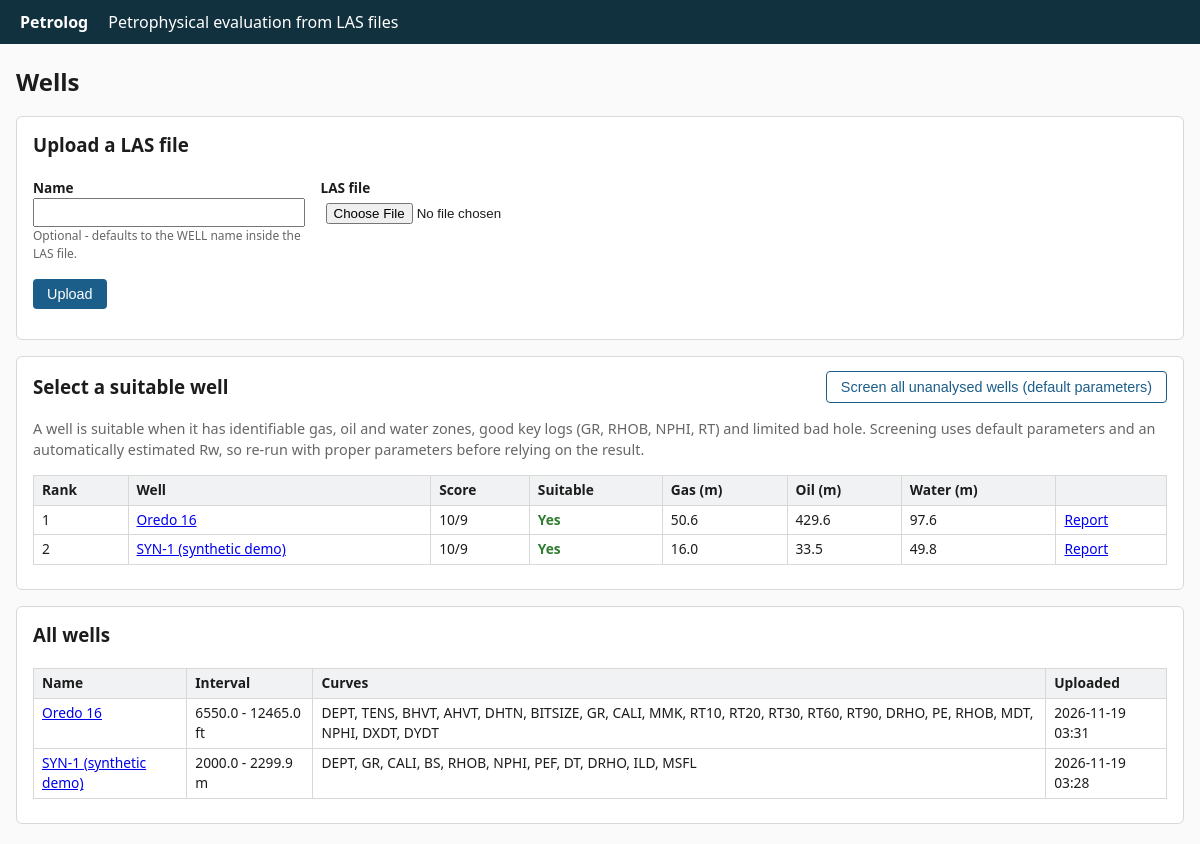
The page / on the database its author committed.
### wells/models.py (models this page shows, shortened)
class Well(models.Model):
    name = models.CharField(max_length=200)
    las_file = models.FileField(upload_to="las/")
    uploaded_at = models.DateTimeField(auto_now_add=True)
    curve_names = models.JSONField(default=list, blank=True)
    top = models.FloatField(null=True, blank=True)
    base = models.FloatField(null=True, blank=True)
    depth_unit = models.CharField(max_length=4, default="m")
    class Meta:
        ordering = ["-uploaded_at"]
    def get_absolute_url(self):
        return reverse("well_detail", args=[self.pk])
    @property
    def latest_analysis(self):
        return self.analyses.first()

class Analysis(models.Model):
    well = models.ForeignKey(Well, related_name="analyses", on_delete=models.CASCADE)
    created_at = models.DateTimeField(auto_now_add=True)
    params = models.JSONField(default=dict, blank=True)     # parameters as submitted by the user
    summary = models.JSONField(default=dict)                # full evaluation summary (see petrophysics.pipeline)
    images = models.JSONField(default=dict, blank=True)     # {"log_plot": base64 png, "crossplots": base64 png}
    suitable = models.BooleanField(default=False)
    score = models.IntegerField(default=0)
    class Meta:
        ordering = ["-created_at"]
        verbose_name_plural = "analyses"
    def get_absolute_url(self):
        return reverse("analysis_detail", args=[self.pk])

### wells/views.py (the view)
# urls.py: path("", views.well_list, name="well_list"),
def well_list(request):
    if request.method == "POST":
        form = WellUploadForm(request.POST, request.FILES)
        if form.is_valid():
            well = form.save()
            messages.success(request, f"Uploaded {well.name} ({len(well.curve_names)} curves).")
            return redirect(well)
    else:
        form = WellUploadForm()
    wells = list(Well.objects.prefetch_related("analyses"))
    ranked = sorted((w for w in wells if w.latest_analysis), key=lambda w: (-w.latest_analysis.score, w.name))
    return render(request, "wells/well_list.html", {"form": form, "wells": wells, "ranked": ranked})

### wells/forms.py (shortened to what this page needs)
class WellUploadForm(forms.ModelForm):
    name = forms.CharField(max_length=200, required=False, help_text="Optional - defaults to the WELL name inside the LAS file.")
    class Meta:
        model = Well
        fields = ["name", "las_file"]

### wells/templates/wells/well_list.html (shortened to what this page needs)
{% extends "wells/base.html" %}
{% block content %}
<h1>Wells</h1>
<div class="card">
  <h3 style="margin-top:0">Upload a LAS file</h3>
  <form method="post" enctype="multipart/form-data">{% csrf_token %}
    <div class="grid">
      <div><label>{{ form.name.label }}{{ form.name }}<span class="help">{{ form.name.help_text }}</span>{{ form.name.errors }}</label></div>
      <div><label>LAS file{{ form.las_file }}{{ form.las_file.errors }}</label></div>
    </div>
    <p><button class="btn" type="submit">Upload</button></p>
  </form>
</div>
{% if wells %}
<div class="card">
  <div style="display:flex;justify-content:space-between;align-items:center;flex-wrap:wrap;gap:8px">
    <h3 style="margin:0">Select a suitable well</h3>
    <form method="post" action="{% url 'screen_all' %}">{% csrf_token %}
      <button class="btn secondary" type="submit">Screen all unanalysed wells (default parameters)</button>
    </form>
  </div>
  <p style="color:var(--muted);font-size:.9rem">A well is suitable when it has identifiable gas, oil and water zones, good key logs (GR, RHOB, NPHI, RT) and limited bad hole.
  Screening uses default parameters and an automatically estimated Rw, so re-run with proper parameters before relying on the result.</p>
  {% if ranked %}
  <div class="tbl"><table>
    <tr><th>Rank</th><th>Well</th><th>Score</th><th>Suitable</th><th>Gas (m)</th><th>Oil (m)</th><th>Water (m)</th><th></th></tr>
    {% for w in ranked %}{% with a=w.latest_analysis %}
    <tr>
      <td>{{ forloop.counter }}</td><td><a href="{{ w.get_absolute_url }}">{{ w.name }}</a></td>
      <td>{{ a.score }}/9</td>
      <td>{% if a.suitable %}<span class="pass">Yes</span>{% else %}<span class="fail">No</span>{% endif %}</td>
      <td>{{ a.summary.fluids.suitability.thickness_by_fluid_m.gas }}</td>
      <td>{{ a.summary.fluids.suitability.thickness_by_fluid_m.oil }}</td>
      <td>{{ a.summary.fluids.suitability.thickness_by_fluid_m.water }}</td>
      <td><a href="{{ a.get_absolute_url }}">Report</a></td>
    </tr>{% endwith %}{% endfor %}
  </table></div>
  {% else %}<p>No analyses yet.</p>{% endif %}
</div>
<div class="card">
  <h3 style="margin-top:0">All wells</h3>
  <div class="tbl"><table>
    <tr><th>Name</th><th>Interval</th><th>Curves</th><th>Uploaded</th></tr>
    {% for w in wells %}
    <tr><td><a href="{{ w.get_absolute_url }}">{{ w.name }}</a></td>
        <td>{{ w.top|floatformat:1 }} - {{ w.base|floatformat:1 }} {{ w.depth_unit }}</td>
        <td>{{ w.curve_names|join:", " }}</td><td>{{ w.uploaded_at|date:"Y-m-d H:i" }}</td></tr>
    {% endfor %}
  </table></div>
</div>
{% endif %}
{% endblock %}

### wells/templates/wells/base.html (shortened to what this page needs)
<!doctype html>
<html lang="en">
<head>
</head>
<body>
<header><a href="{% url 'well_list' %}">Petrolog</a><span>Petrophysical evaluation from LAS files</span></header>
<main>
  {% block content %}{% endblock %}
</main>
</body>
</html>

### wells/templates/wells/base.html (style rules this page uses)
:root { --bg:#fafafa;--fg:#1c1c1c;--muted:#666;--line:#d8d8d8;--accent:#1b5e8a;--ok:#2e7d32;--bad:#b3261e }
* { box-sizing:border-box }
body { font-family:system-ui,Segoe UI,Arial,sans-serif;margin:0;background:var(--bg);color:var(--fg);line-height:1.5 }
header { background:#12313f;color:#fff;padding:10px 20px;display:flex;gap:20px;align-items:baseline }
header a { color:#fff;text-decoration:none;font-weight:600 }
main { max-width:1200px;margin:20px auto;padding:0 16px }
h1 { font-size:1.5rem;margin:.2rem 0 1rem }
.card { background:#fff;border:1px solid var(--line);border-radius:6px;padding:14px 16px;margin-bottom:16px }
.tbl { overflow-x:auto;margin:10px 0 }
table { border-collapse:collapse;font-size:.86rem;width:100% }
th,td { border:1px solid var(--line);padding:4px 8px;text-align:left;vertical-align:top }
th { background:#f0f2f4 }
.btn { display:inline-block;background:var(--accent);color:#fff;border:0;border-radius:4px;padding:7px 14px;cursor:pointer;text-decoration:none;font-size:.9rem }
.btn.secondary { background:#fff;color:var(--accent);border:1px solid var(--accent) }
.pass { color:var(--ok);font-weight:600 }
.grid { display:grid;grid-template-columns:repeat(auto-fill,minmax(230px,1fr));gap:10px 16px }
.grid label { display:block;font-size:.85rem;font-weight:600 }
.grid input,.grid select { width:100%;padding:5px }
.help { display:block;font-size:.75rem;color:var(--muted);font-weight:400 }

### rows shown on the page
Well: name "Oredo 16", latest_analysis.score "10", latest_analysis.summary.fluids.suitability.thickness_by_fluid_m.gas "50.6", latest_analysis.summary.fluids.suitability.thickness_by_fluid_m.oil "429.6", latest_analysis.summary.fluids.suitability.thickness_by_fluid_m.water "97.6", top "6550.0", base "12465.0", depth_unit "ft", curve_names "DEPT, TENS, BHVT, AHVT, DHTN, BITSIZE, GR, CALI, MMK, RT10, RT20, RT30, RT60, RT90, DRHO, PE, RHOB, MDT, NPHI, DXDT, DYDT", uploaded_at "2026-11-19 03:31"
Well: name "SYN-1 (synthetic demo)", latest_analysis.score "10", latest_analysis.summary.fluids.suitability.thickness_by_fluid_m.gas "16.0", latest_analysis.summary.fluids.suitability.thickness_by_fluid_m.oil "33.5", latest_analysis.summary.fluids.suitability.thickness_by_fluid_m.water "49.8", top "2000.0", base "2299.9", depth_unit "m", curve_names "DEPT, GR, CALI, BS, RHOB, NPHI, PEF, DT, DRHO, ILD, MSFL", uploaded_at "2026-11-19 03:28"
